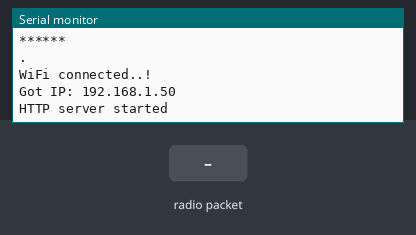
A sketch run on a simulated ESP32. Shown: the last lines printed to the serial monitor. The inputs (shaded band) are chosen by the test bench. WiFi joins after 1.5 s; servers stay silent unless stated; network time is answered at once with the bench clock; the local clock reads 2024-03-15 10:24:30 at power-on unless the sketch sets it; no radio packets arrive unless stated.

Above: at 11.2 s.
11.3 s: radio packet "5" arrives
At 13.1 s:
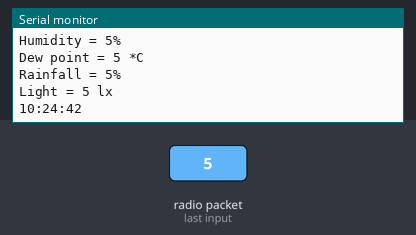
13.8 s: radio packet "90" arrives
At 14.6 s:
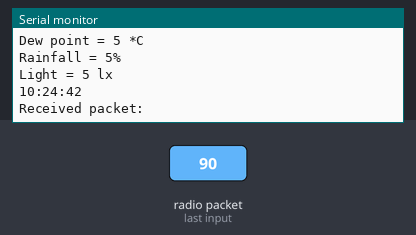

The sketch:

LoRaRecieveTest.ino
```cpp
#include <SPI.h>
#include <LoRa.h>
#include <WiFi.h>
#include <WebServer.h>
#include <NTPClient.h>
#include <WiFiUdp.h>

#define SS 5
#define RST 14
#define DI0 2

#define TX_P 17
#define BAND 433E6
#define ENCRYPT 0x88

String device_id;
String temperature;
String pressure;
String altitude;
String humidity;
String dewPoint;
String rainfall;
String lux;
int hours;
int minutes;
int seconds;
int RSSI;

const char* ssid = "******";
const char* password = "******";

WebServer server(80);

const char* ntpServer = "ntp.aliyun.com";
const char* ntpServer2 = "ntp2.aliyun.com";
const char* ntpServer3 = "time.nist.gov";
const long gmtOffset = 28800; // 如果需要校准时区，可以根据需要进行调整
const int daylightOffset = 0;

uint32_t targetTime = 0;  // for next 1 second timeout

WiFiUDP ntpUDP;
NTPClient timeClient(ntpUDP, ntpServer, gmtOffset, daylightOffset);

void setup()
{
  Serial.begin(115200);
  Serial.println("LoRa Receiver");

  LoRa.setPins(SS, RST, DI0);
  //LoRa.setTxPower(TX_P);

  if (!LoRa.begin(BAND))
  {
    Serial.println("Starting LoRa failed!");
    while (1);
  }

  LoRa.setSpreadingFactor(12);
  LoRa.setSyncWord(ENCRYPT);

  Serial.println("Connecting to ");
  Serial.println(ssid);

  //Connect to your local wi-fi network
  WiFi.begin(ssid, password);

  //check wi-fi is connected to wi-fi network
  while (WiFi.status() != WL_CONNECTED) {
  delay(10000);
  Serial.print(".");
  }

  Serial.println("");
  Serial.println("WiFi connected..!");
  Serial.print("Got IP: ");  Serial.println(WiFi.localIP());

  server.on("/", handle_OnConnect);
  server.onNotFound(handle_NotFound);

  server.begin();
  Serial.println("HTTP server started");

  // 启动NTP客户端
  timeClient.begin();

}

void loop()
{
  // try to parse packet
  int pos1, pos2, pos3, pos4, pos5, pos6, pos7;

  int packetSize = LoRa.parsePacket();
  if (packetSize)
  {
    // received a packet
    Serial.print("Received packet:  ");
    String LoRaData = LoRa.readString();
    Serial.print(LoRaData);
    // read packet
    while (LoRa.available()) {
      Serial.print((char)LoRa.read());
    }
    // print RSSI of packet
    Serial.print("' with RSSI ");
    RSSI=LoRa.packetRssi();
    Serial.println(RSSI);

    pos1 = LoRaData.indexOf('/');
    pos2 = LoRaData.indexOf('&');
    pos3 = LoRaData.indexOf('#');
    pos4 = LoRaData.indexOf('@');
    pos5 = LoRaData.indexOf('$');
    pos6 = LoRaData.indexOf('^');
    pos7 = LoRaData.indexOf('!');

    device_id = LoRaData.substring(0, pos1);
    temperature = LoRaData.substring(pos1 + 1, pos2);
    pressure = LoRaData.substring(pos2 + 1, pos3);
    altitude = LoRaData.substring(pos3 + 1, pos4);
    humidity = LoRaData.substring(pos4 + 1, pos5);
    dewPoint = LoRaData.substring(pos5 + 1, pos6);
    rainfall = LoRaData.substring(pos6 + 1, pos7);
    lux = LoRaData.substring(pos7 + 1, LoRaData.length());

    Serial.print(F("Device ID = "));
    Serial.println(device_id);

    Serial.print(F("Temperature = "));
    Serial.print(temperature);
    Serial.println(F("*C"));

    Serial.print(F("Pressure = "));
    Serial.print(pressure);
    Serial.println(F("hPa"));

    Serial.print(F("Approx. Altitude = "));
    Serial.print(altitude);
    Serial.println(F("m"));

    Serial.print(F("Humidity = "));
    Serial.print(humidity);
    Serial.println(F("%"));

    Serial.print("Dew point = ");
    Serial.print(dewPoint);
    Serial.println(" *C");

    Serial.print(F("Rainfall = "));
    Serial.print(rainfall);
    Serial.println(F("%"));

    Serial.print(F("Light = "));
    Serial.print(lux);
    Serial.println(F(" lx"));

    if (targetTime < millis()) {
      targetTime = millis() + 1000;
      // 获取NTP时间
      timeClient.update();
      // 获取NTP时间的小时、分钟和秒
      hours = timeClient.getHours();
      minutes = timeClient.getMinutes();
      seconds = timeClient.getSeconds();
      printf("%02d:%02d:%02d\r\n",hours,minutes,seconds);
    }

    Serial.println();

    server.handleClient();
  }
}

void handle_OnConnect()
{
  server.send(200, "text/html", SendHTML(temperature.toFloat(), humidity.toFloat(), pressure.toFloat(), altitude.toFloat(), dewPoint.toFloat(), rainfall.toFloat(), lux.toFloat(), hours, minutes, seconds, RSSI));
}


void handle_NotFound()
{
  server.send(404, "text/plain", "Not found");
}

String SendHTML(float temperature, float humidity, float pressure, float altitude, float dewPoint, float rainfall, float lux, int hours, int minutes, int seconds, int RSSI)
{
  String ptr = "<!DOCTYPE html> <html>\n";
  ptr += "<head><meta name=\"viewport\" content=\"width=device-width, initial-scale=1.0, user-scalable=no\">\n";
  ptr += "<title>Wireless Weather Station</title>\n";
  ptr += "<style>html { font-family: Helvetica; display: inline-block; margin: 0px auto; text-align: center;}\n";
  ptr += "body{margin-top: 50px;} h1 {color: #444444;margin: 50px auto 30px;}\n";
  ptr += "p {font-size: 24px;color: #444444;margin-bottom: 10px;}\n";
  ptr += "</style>\n";
  ptr += "</head>\n";
  ptr += "<body>\n";
  ptr += "<div id=\"webpage\">\n";
  ptr += "<h1>Wireless Weather Station</h1>\n";

  ptr += "<p>Temperature: ";
  ptr += temperature;
  ptr += "&deg;C</p>";

  ptr += "<p>Humidity: ";
  ptr += humidity;
  ptr += "%</p>";

  ptr += "<p>Pressure: ";
  ptr += pressure;
  ptr += "hPa</p>";

  ptr += "<p>Altitude: ";
  ptr += altitude;
  ptr += "m</p>";

  ptr += "<p>Dew Point: ";
  ptr += dewPoint;
  ptr += "&deg;C</p>";

  ptr += "<p>Rainfall: ";
  ptr += rainfall;
  ptr += "%</p>";

  ptr += "<p>Light: ";
  ptr += lux;
  ptr += "lx</p>";

  ptr += "<p>Time: ";
  ptr += hours;
  ptr += ":";
  ptr += minutes;
  ptr += ":";
  ptr += seconds;
  ptr += "</p>";

  ptr += "<p>RSSI: ";
  ptr += RSSI;
  ptr += "</p>";

  ptr += "</div>\n";
  ptr += "</body>\n";
  ptr += "</html>\n";
  return ptr;
}
```

Measured:
- after the input at 11.3 s, the serial monitor: prints a new line at once (image 1)
